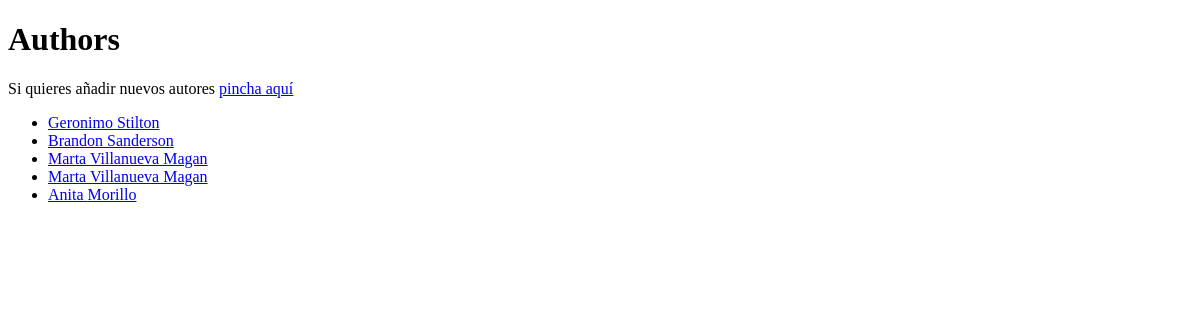
/books/authors/ (signed in), run on an earlier commit of the app's database.
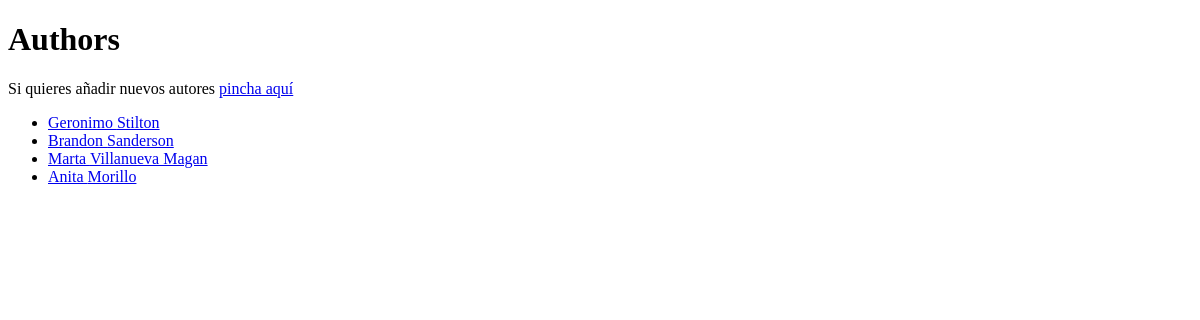
And on a later commit of the database.
### books/models.py (models this page shows, shortened)
class Author(models.Model):
    first_name = models.CharField(max_length=100)
    last_name = models.CharField(max_length=100)
    birth_date = models.DateField(blank=True, null=False)

### books/views.py (the view)
# urls.py: path("authors/", views.authors, name="authors"),
@login_required
def authors(request):
    authors = Author.objects.all()
    context = {
        'authors': authors
    }
    return render(request, "books/authors.html", context)

### books/templates/books/authors.html (shortened to what this page needs)
<!DOCTYPE html>
<html lang="en">
<head>
</head>
<body>
<h1>Authors</h1>
<p>Si quieres añadir nuevos autores <a href="{% url 'books:add_author' %}">pincha aquí</a></p>
    {% if authors %}
        <ul>
        {% for author in authors %}
            <li><a href="{% url 'books:authors_details' author.id %}">{{ author.first_name }} {{ author.last_name }}
            </a></li> {% endfor %}
        </ul>
    {% else %}
        <p>No Authors are available.</p>
    {% endif %}
</body>
</html>

What changed in the data, as far as the page shows it:
removed Author: first_name "Marta", last_name "Villanueva Magan"
